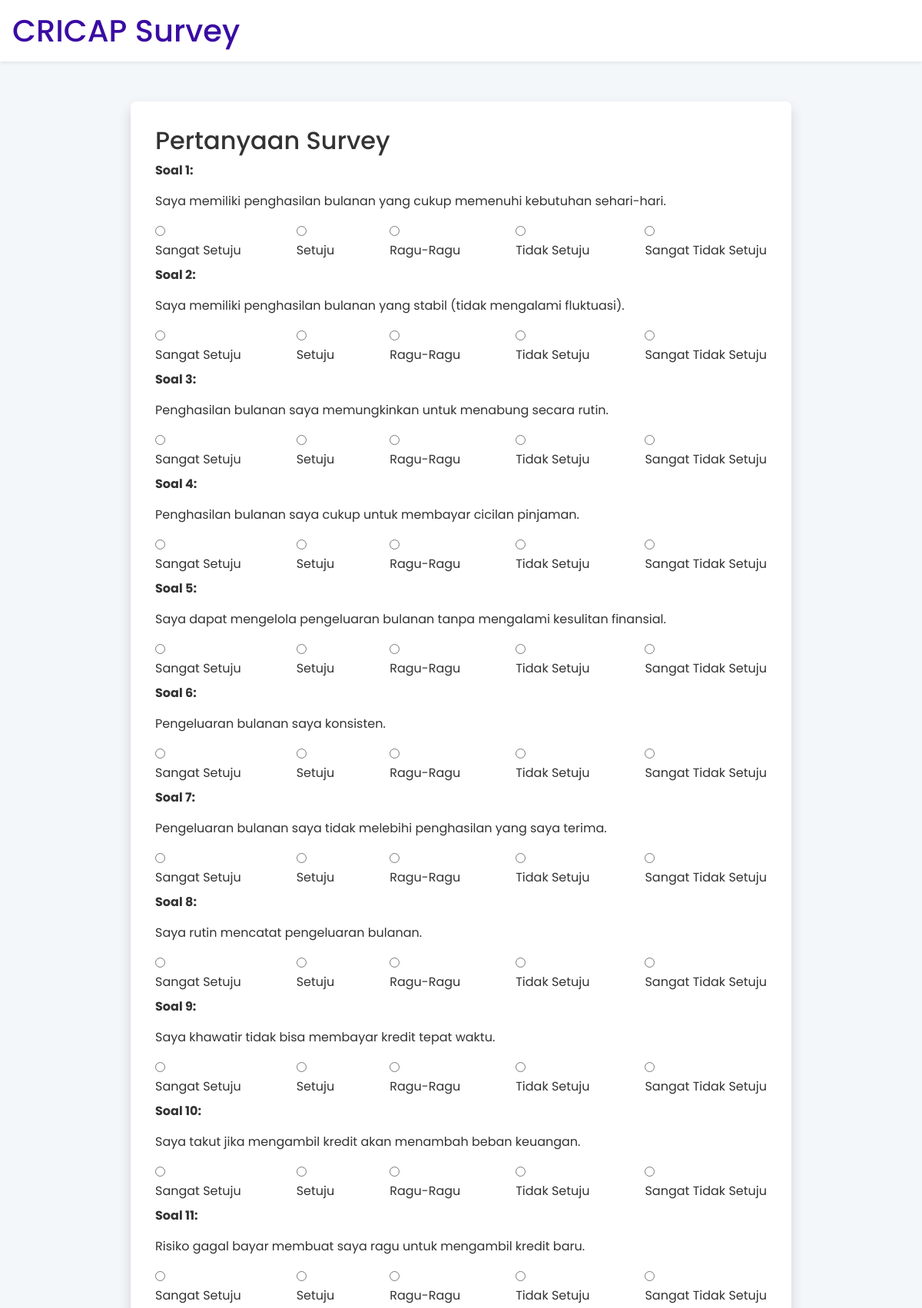
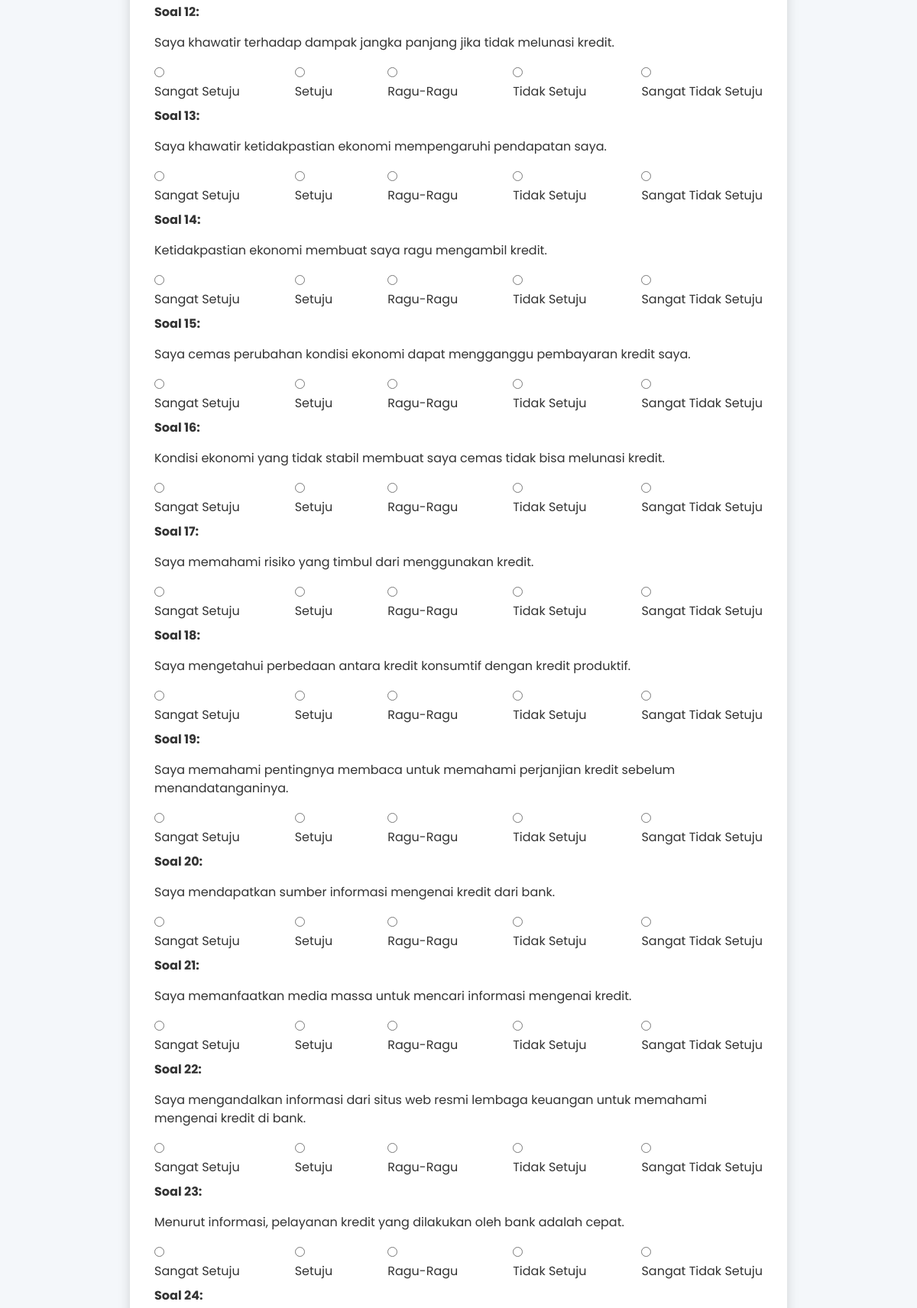
The page /survey/survey_4/ (upper part) on the database its author committed (2 pictures, top to bottom).
### base/models.py (models this page shows, shortened)
class SubQuestion(models.Model):
    main_question = models.ForeignKey(Question, on_delete=models.CASCADE, related_name="sub_questions")  # Relasi ke pertanyaan utama
    text = models.TextField()  # Teks sub-pertanyaan

### base/views.py (the view, shortened to what this page needs)
# urls.py: path('survey/survey_4/', views.survey_4_views, name='survey_4'),
def survey_4_views(request):
    section = Section.objects.all()
    main_question = Question.objects.all()
    sub_questions = SubQuestion.objects.all()
    username = request.user.username
    context = {
        'section': section,
        'main_question': main_question,
        'sub_questions': sub_questions,
        'username': username
    }
    return render(request, 'survey_4.html', context)

### base/templates/survey_4.html (shortened to what this page needs)
{% extends "master.html" %}
{% load static %}
{% block head %}
<link href="{% static 'assets/css/dashboard.css' %}" rel="stylesheet">
{% endblock %}
{% block content %}
<body>
    <header class="header">
        <h1>CRICAP Survey</h1>
    </header>
    <div class="container">
        <div class="survey-form">
            <h2>Pertanyaan Survey</h2>
            <div class="form-group">
                <form method="POST">
                    {% for question in sub_questions %}
                    <div class="question">
                        <p><b>Soal {{ forloop.counter }}:</b></p>
                        <p>{{ question.text }}</p>
                        <div class="radio-group">
                            <div class="option">
                                <input type="radio" name="question_{{ question.id }}" id="q{{ question.id }}_a" value="SS">
                                <label for="q{{ question.id }}_a">Sangat Setuju</label>
                            </div>
                            <div class="option">
                                <input type="radio" name="question_{{ question.id }}" id="q{{ question.id }}_b" value="S">
                                <label for="q{{ question.id }}_b">Setuju</label>
                            </div>
                            <div class="option">
                                <input type="radio" name="question_{{ question.id }}" id="q{{ question.id }}_c" value="R">
                                <label for="q{{ question.id }}_c">Ragu-Ragu</label>
                            </div>
                            <div class="option">
                                <input type="radio" name="question_{{ question.id }}" id="q{{ question.id }}_d" value="TS">
                                <label for="q{{ question.id }}_d">Tidak Setuju</label>
                            </div>
                            <div class="option">
                                <input type="radio" name="question_{{ question.id }}" id="q{{ question.id }}_e" value="STS">
                                <label for="q{{ question.id }}_e">Sangat Tidak Setuju</label>
                            </div>
                        </div>
                    </div>
                    {% endfor %}
                </form>
            </div>
        </div>
    </div>
</body>
{% endblock %}

### mystaticfiles/assets/css/dashboard.css (style rules this page uses)
body { font-family: 'Poppins', sans-serif; background-color: #f4f7fa; color: #333; margin: 0; padding: 0; }
.container { max-width: 800px; margin: 0 auto; padding: 20px; }
.header { background-color: #ffffff; box-shadow: 0 2px 4px rgba(0,0,0,.08); padding: 1rem; margin-bottom: 2rem; }
.container { max-width: 900px; margin: 0 auto; padding: 20px; }
.header h1 { margin: 0; color: #3a0ca3; }
.survey-form { background-color: #ffffff; border-radius: 8px; box-shadow: 0 0.5rem 1rem rgba(0, 0, 0, 0.15); padding: 2rem; }
.form-group { margin-bottom: 1.5rem; }
label { display: block; margin-bottom: 0.5rem; }
.radio-group { display: flex; justify-content: space-between; margin-top: 0.5rem; }

### rows shown on the page
SubQuestion: text "Saya memiliki penghasilan bulanan yang cukup memenuhi kebutuhan sehari-hari."
SubQuestion: text "Saya memiliki penghasilan bulanan yang stabil (tidak mengalami fluktuasi)."
SubQuestion: text "Penghasilan bulanan saya memungkinkan untuk menabung secara rutin."
SubQuestion: text "Penghasilan bulanan saya cukup untuk membayar cicilan pinjaman."
SubQuestion: text "Saya dapat mengelola pengeluaran bulanan tanpa mengalami kesulitan finansial."
SubQuestion: text "Pengeluaran bulanan saya konsisten."
SubQuestion: text "Pengeluaran bulanan saya tidak melebihi penghasilan yang saya terima."
SubQuestion: text "Saya rutin mencatat pengeluaran bulanan."
SubQuestion: text "Saya khawatir tidak bisa membayar kredit tepat waktu."
SubQuestion: text "Saya takut jika mengambil kredit akan menambah beban keuangan."
SubQuestion: text "Risiko gagal bayar membuat saya ragu untuk mengambil kredit baru."
SubQuestion: text "Saya khawatir terhadap dampak jangka panjang jika tidak melunasi kredit."
SubQuestion: text "Saya khawatir ketidakpastian ekonomi mempengaruhi pendapatan saya."
SubQuestion: text "Ketidakpastian ekonomi membuat saya ragu mengambil kredit."
SubQuestion: text "Saya cemas perubahan kondisi ekonomi dapat mengganggu pembayaran kredit saya."
SubQuestion: text "Kondisi ekonomi yang tidak stabil membuat saya cemas tidak bisa melunasi kredit."
SubQuestion: text "Saya memahami risiko yang timbul dari menggunakan kredit."
SubQuestion: text "Saya mengetahui perbedaan antara kredit konsumtif dengan kredit produktif."
SubQuestion: text "Saya memahami pentingnya membaca untuk memahami perjanjian kredit sebelum menandatanganinya."
SubQuestion: text "Saya mendapatkan sumber informasi mengenai kredit dari bank."
SubQuestion: text "Saya memanfaatkan media massa untuk mencari informasi mengenai kredit."
SubQuestion: text "Saya mengandalkan informasi dari situs web resmi lembaga keuangan untuk memahami mengenai kredit di bank."
SubQuestion: text "Menurut informasi, pelayanan kredit yang dilakukan oleh bank adalah cepat."
